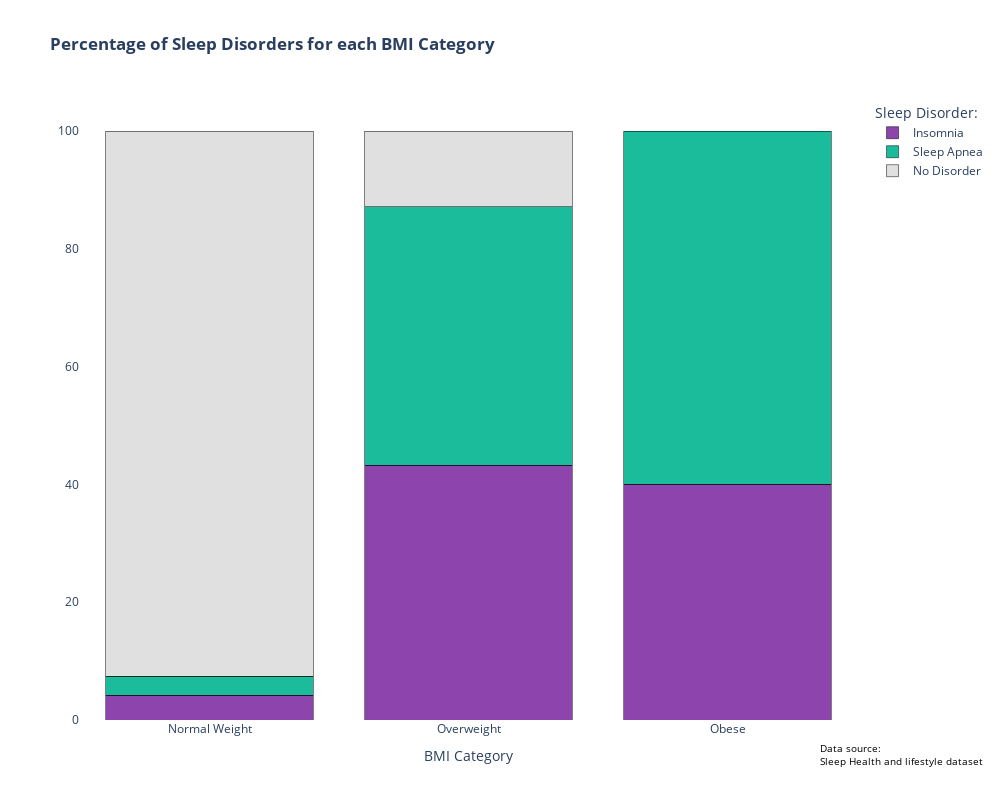

The notebook cell saved with this chart:
### Code cell
fig = px.histogram(
    bmi_percent,
    x="BMI Category",
    y="Percentage",
    color="Sleep Disorder",
    title="<b>Percentage of Sleep Disorders for each BMI Category</b>",
    category_orders={'Sleep Disorder': ['Insomnia', 'Sleep Apnea', 'None'], 'BMI Category': ['Normal Weight', 'Overweight', 'Obese']},
    labels={"BMI Category": "BMI Category", "Percentage": "Percentuale", "Sleep Disorder": "Sleep Disorder:"},
    barmode="stack", 
    color_discrete_map={'Insomnia': '#8e44ad', 'Sleep Apnea': '#1abc9c', 'No Disorder': '#E0E0E0'}
)

fig.add_annotation(
    x=0.95,  
    y=-0.03,  
    text="Data source:<br>Sleep Health and lifestyle dataset", 
    showarrow=False,  
    font=dict(size=10, color="black"),  
    align="left",  
    xanchor="left",  
    yanchor="top",  
    xref="paper", 
    yref="paper",  
)

fig.update_layout(
    barmode='stack',
    yaxis={'title': '', 'tickformat':''},
    plot_bgcolor='rgba(255,255,255,255)', 
    paper_bgcolor='rgba(255,255,255,255)',
    showlegend = True,
    width=1000, 
    height=800  
)

fig.update_traces(marker_line_width=0.5, marker_line_color="black")  

fig.show()

### Figure 1 — Plotly figure (JSON) as saved in the notebook; plotly's stock layout.template omitted (floating-point values rounded to 4 significant figures)
{"data": [{"bingroup": "x", "histfunc": "sum", "hovertemplate": "Sleep Disorder:=Insomnia<br>BMI Category=%{x}<br>sum of Percentuale=%{y}<extra></extra>", "legendgroup": "Insomnia", "marker": {"color": "#8e44ad", "line": {"color": "black", "width": 0.5}, "pattern": {"shape": ""}}, "name": "Insomnia", "orientation": "v", "showlegend": true, "type": "histogram", "x": ["Normal Weight", "Obese", "Overweight"], "xaxis": "x", "y": [4.167, 40.0, 43.24], "yaxis": "y"}, {"bingroup": "x", "histfunc": "sum", "hovertemplate": "Sleep Disorder:=Sleep Apnea<br>BMI Category=%{x}<br>sum of Percentuale=%{y}<extra></extra>", "legendgroup": "Sleep Apnea", "marker": {"color": "#1abc9c", "line": {"color": "black", "width": 0.5}, "pattern": {"shape": ""}}, "name": "Sleep Apnea", "orientation": "v", "showlegend": true, "type": "histogram", "x": ["Normal Weight", "Obese", "Overweight"], "xaxis": "x", "y": [3.241, 60.0, 43.92], "yaxis": "y"}, {"bingroup": "x", "histfunc": "sum", "hovertemplate": "Sleep Disorder:=No Disorder<br>BMI Category=%{x}<br>sum of Percentuale=%{y}<extra></extra>", "legendgroup": "No Disorder", "marker": {"color": "#E0E0E0", "line": {"color": "black", "width": 0.5}, "pattern": {"shape": ""}}, "name": "No Disorder", "orientation": "v", "showlegend": true, "type": "histogram", "x": ["Normal Weight", "Obese", "Overweight"], "xaxis": "x", "y": [92.59, 0.0, 12.84], "yaxis": "y"}], "layout": {"annotations": [{"align": "left", "font": {"color": "black", "size": 10}, "showarrow": false, "text": "Data source:<br>Sleep Health and lifestyle dataset", "x": 0.95, "xanchor": "left", "xref": "paper", "y": -0.03, "yanchor": "top", "yref": "paper"}], "barmode": "stack", "height": 800, "legend": {"title": {"text": "Sleep Disorder:"}, "tracegroupgap": 0}, "paper_bgcolor": "rgba(255,255,255,255)", "plot_bgcolor": "rgba(255,255,255,255)", "showlegend": true, "title": {"text": "<b>Percentage of Sleep Disorders for each BMI Category</b>"}, "width": 1000, "xaxis": {"anchor": "y", "categoryarray": ["Normal Weight", "Overweight", "Obese"], "categoryorder": "array", "domain": [0, 1], "title": {"text": "BMI Category"}}, "yaxis": {"anchor": "x", "domain": [0, 1], "tickformat": "", "title": {"text": ""}}}}
